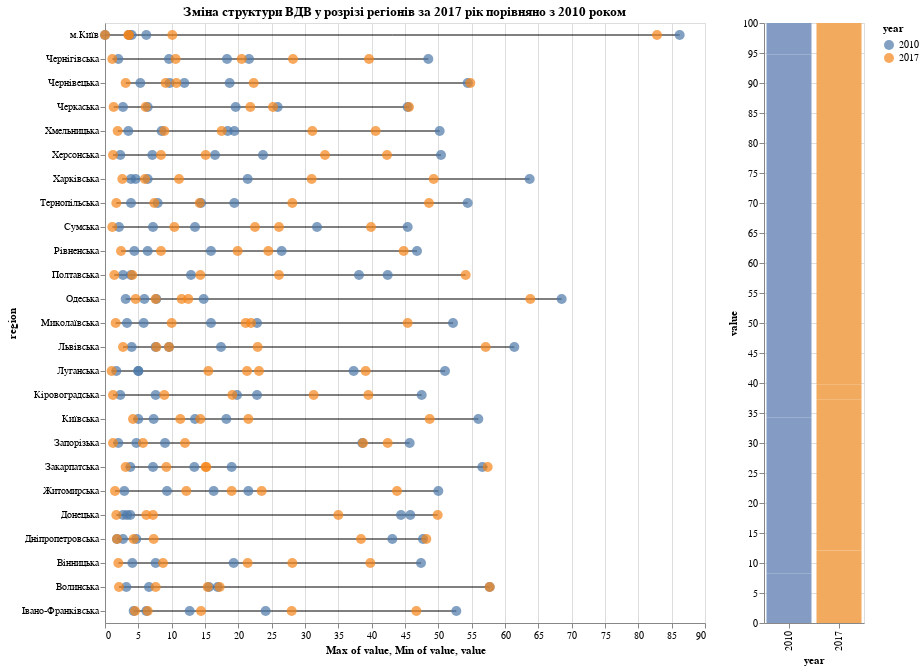

This figure's notebook cell:
### Markdown cell above
Result:
Чому моя візуалізація краще:
1) Всі типи даних однакові. Окремо регіони, окремо (поруч справа) країна загалом<br/>
2) Показується одна категорія даних на дисплеї за раз. Немає перенасичення даними на картинці<br/>
3) Вертикальна шкала допомагає зрозуміти про який регіон говориться, горизонтальна +- чітко показує значення<br/>
4) На основній таблиці текст горизонтальний<br/>
5) картинка не сплюснута і навіть інтерактивна
![new image](new.gif "New_visualisation")

### Code cell
alt.hconcat(
    alt.layer(lines, points)
    .add_selection(select_category)
    .transform_filter(select_category)
    .properties(width = 600, height = 600, title="Зміна структури ВДВ у розрізі регіонів за 2017 рік порівняно з 2010 роком"),
    ukr_chart.properties(width=100, height = 600)
)

### Figure 1 — Vega-Lite specification as saved in the notebook (floating-point values rounded to 4 significant figures; data arrays with more than 128 entries replaced by an {"elided": "..."} marker saying what was removed)
{"config": {"view": {"continuousWidth": 400, "continuousHeight": 300}}, "hconcat": [{"layer": [{"mark": "line", "encoding": {"x": {"type": "quantitative", "aggregate": "max", "field": "value"}, "x2": {"aggregate": "min", "field": "value"}, "y": {"type": "nominal", "field": "region", "sort": {"field": "region", "op": "max", "order": "descending"}}}, "selection": {"selector008": {"type": "single", "fields": ["category"], "bind": {"input": "select", "options": ["сільгосп", "промисловість", "будівництво", "послуги", "держуправління"]}}}}, {"mark": {"type": "circle", "size": 100}, "encoding": {"color": {"type": "nominal", "field": "year"}, "x": {"type": "quantitative", "field": "value"}, "y": {"type": "nominal", "field": "region", "sort": {"field": "region", "op": "max", "order": "descending"}}}}], "data": {"name": "data-24f7fcc82950a70cd4cd14c34d39368a"}, "height": 600, "title": "Зміна структури ВДВ у розрізі регіонів за 2017 рік порівняно з 2010 роком", "transform": [{"filter": {"selection": "selector008"}}], "width": 600}, {"data": {"name": "data-781b7feb140dbecc658f5265c828f1b7"}, "mark": "bar", "encoding": {"color": {"condition": {"value": "#849cc4", "test": "(datum.year === '2010')"}, "value": "#f1aa5e"}, "x": {"type": "nominal", "field": "year"}, "y": {"type": "quantitative", "field": "value"}}, "height": 600, "selection": {"selector008": {"type": "single", "fields": ["category"], "bind": {"input": "select", "options": ["сільгосп", "промисловість", "будівництво", "послуги", "держуправління"]}}}, "transform": [{"filter": {"selection": "selector008"}}], "width": 100}], "$schema": "https://vega.github.io/schema/vega-lite/v4.8.1.json", "datasets": {"data-24f7fcc82950a70cd4cd14c34d39368a": {"elided": "249 records"}, "data-781b7feb140dbecc658f5265c828f1b7": [{"year": "2010", "region": "Україна", "value": 8.3, "category": "сільгосп"}, {"year": "2010", "region": "Україна", "value": 25.9, "category": "промисловість"}, {"year": "2010", "region": "Україна", "value": 3.3, "category": "будівництво"}, {"year": "2010", "region": "Україна", "value": 57.3, "category": "послуги"}, {"year": "2010", "region": "Україна", "value": 5.2, "category": "держуправління"}, {"year": "2017", "region": "Україна", "value": 12.1, "category": "сільгосп"}, {"year": "2017", "region": "Україна", "value": 25.2, "category": "промисловість"}, {"year": "2017", "region": "Україна", "value": 2.5, "category": "будівництво"}, {"year": "2017", "region": "Україна", "value": 53.7, "category": "послуги"}, {"year": "2017", "region": "Україна", "value": 6.5, "category": "держуправління"}]}}
